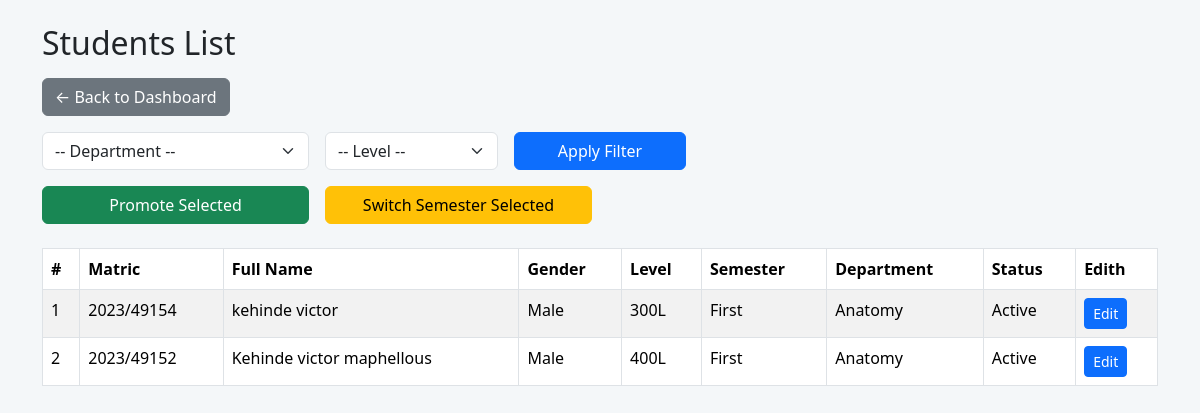
The app's page /admin/view_students.php (signed in) with its own data.
### tables this page shows
CREATE TABLE `students` (
  `id` int(11) NOT NULL,
  `matric_number` varchar(50) NOT NULL,
  `full_name` varchar(100) NOT NULL,
  `email` varchar(150) NOT NULL,
  `gender` enum('male','female') NOT NULL,
  `level` varchar(10) NOT NULL,
  `department` varchar(50) NOT NULL,
  `semester` enum('First','Second') NOT NULL DEFAULT 'First',
  `courses` varchar(100) DEFAULT NULL,
  `password` varchar(100) NOT NULL,
  `status` enum('active','inactive') NOT NULL DEFAULT 'active',
  `created_at` timestamp NOT NULL DEFAULT current_timestamp(),
  `reset_token` varchar(255) DEFAULT NULL,
  `token_expiry` datetime DEFAULT NULL
);

### admin/view_students.php (the view, shortened to what this page needs)
<?php
include '../includes/connect.php';
$query = "SELECT * FROM students WHERE 1";
$query .= " ORDER BY full_name ASC";
$students = $conn->query($query);
?>
<!DOCTYPE html>
<html>
<head>
    <link href="../assets/css/bootstrap.min.css" rel="stylesheet">
</head>
<body>
<div class="container mt-4">
    <h2 class="mb-3">Students List</h2>
    <a href="dashboard.php" class="btn btn-secondary mb-3">← Back to Dashboard</a>
    <form method="GET" class="row g-3 mb-3">
        <div class="col-md-3">
            <select name="department" class="form-select">
                <option value="">-- Department --</option>
            </select>
        </div>
        <div class="col-md-2">
            <select name="level" class="form-select">
                <option value="">-- Level --</option>
            </select>
        </div>
        <div class="col-md-2">
            <button class="btn btn-primary w-100">Apply Filter</button>
        </div>
    </form>
    <form method="POST" class="row g-3 mb-4">
        <div class="col-md-3">
            <button type="submit" name="mass_promote" class="btn btn-success w-100">Promote Selected</button>
        </div>
        <div class="col-md-3">
            <button type="submit" name="mass_semester" class="btn btn-warning w-100">Switch Semester Selected</button>
        </div>
    </form>
    <table class="table table-bordered table-striped">
        <thead>
            <tr>
                <th>#</th>
                <th>Matric</th>
                <th>Full Name</th>
                <th>Gender</th>
                <th>Level</th>
                <th>Semester</th>
                <th>Department</th>
                <th>Status</th>
                <th>Edith</th>
            </tr>
        </thead>
        <tbody>
            <?php
            $sn = 1;
            if($students->num_rows > 0){
                while($row = $students->fetch_assoc()){ ?>
                    <tr>
                        <td><?= $sn++ ?></td>
                        <td><?= htmlspecialchars($row['matric_number']) ?></td>
                        <td><?= htmlspecialchars($row['full_name']) ?></td>
                        <td><?= ucfirst($row['gender']) ?></td>
                        <td><?= $row['level'] ?>L</td>
                        <td><?= $row['semester'] ?></td>
                        <td><?= htmlspecialchars($row['department']) ?></td>
                        <td><?= ucfirst($row['status']) ?></td>
                        <td>
                        <a href="edith_student.php?id=<?= $row['id'] ?>" class="btn btn-primary btn-sm">Edit</a>
                    </td>
                    </tr>
                <?php }
            } else { ?>
                <tr>
                    <td colspan="8" class="text-center text-danger">No student found!</td>
                </tr>
            <?php } ?>
        </tbody>
    </table>
</div>
</body>
</html>

### admin/view_students.php (style rules this page uses)
body { background:#f4f7f9; }
.table thead { background:#1e3a8a; color:white; }

### records on screen
students: matric_number "2023/49154", full_name "kehinde victor", gender "Male", level "300", semester "First", department "Anatomy", status "Active"
students: matric_number "2023/49152", full_name "Kehinde victor maphellous", gender "Male", level "400", semester "First", department "Anatomy", status "Active"
